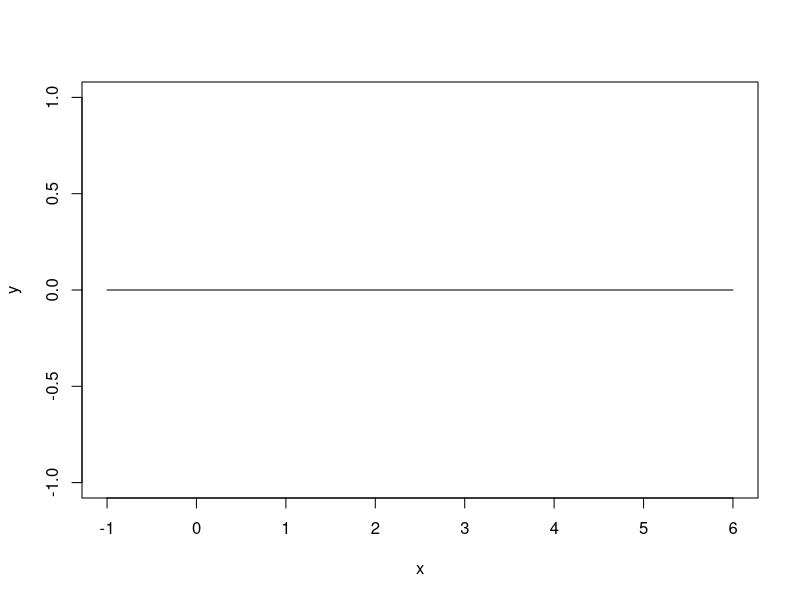

Write the R code that produced this figure.
quad <- function(x,a=0,b=0,c=0) {
  return(a*x^2+b*x+c)
} 

x <- c(-1:6)

quad(x)
#results in all zeros

y <- quad(x)

plot(x,y,"l")
#results in a line

y2 <- quad(x,1,2,3)

lines(x,y2) 